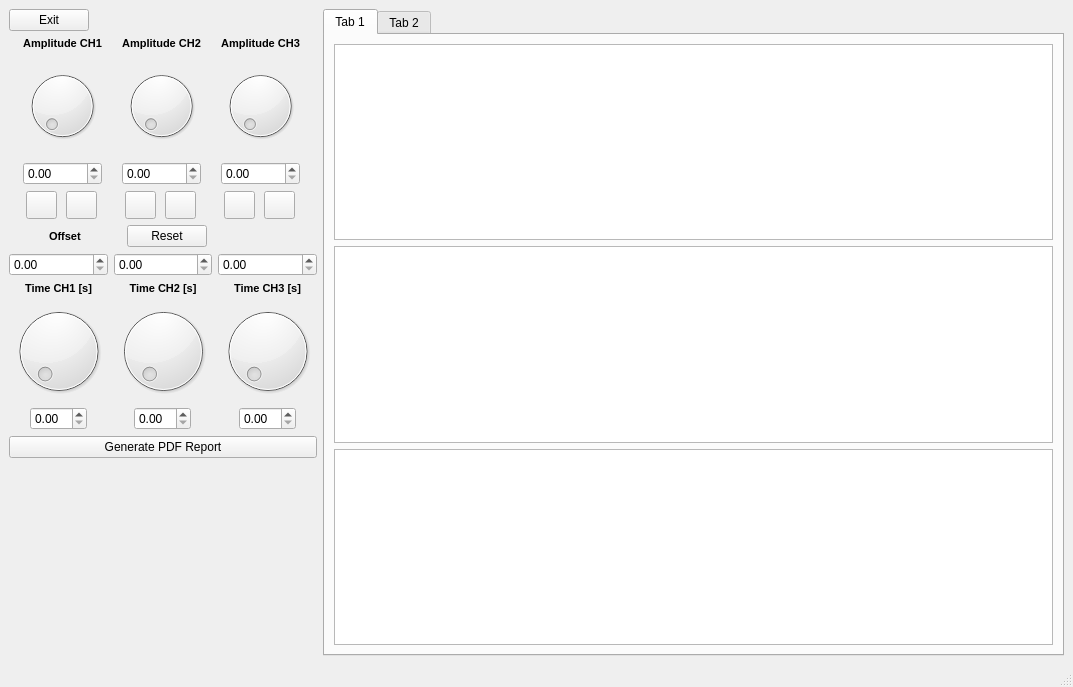
<?xml version="1.0" encoding="UTF-8"?>
<ui version="4.0">
 <class>MainWindow</class>
 <widget class="QMainWindow" name="MainWindow">
  <property name="geometry">
   <rect>
    <x>0</x>
    <y>0</y>
    <width>1073</width>
    <height>687</height>
   </rect>
  </property>
  <property name="windowTitle">
   <string>MainWindow</string>
  </property>
  <widget class="QWidget" name="centralwidget">
   <layout class="QHBoxLayout" name="horizontalLayout_14">
    <item>
     <layout class="QVBoxLayout" name="verticalLayout_18">
      <item>
       <layout class="QVBoxLayout" name="verticalLayout_8">
        <item>
         <layout class="QHBoxLayout" name="horizontalLayout_5">
          <item>
           <widget class="QPushButton" name="pushButton_2">
            <property name="text">
             <string>Exit</string>
            </property>
           </widget>
          </item>
          <item>
           <spacer name="horizontalSpacer_4">
            <property name="orientation">
             <enum>Qt::Horizontal</enum>
            </property>
            <property name="sizeHint" stdset="0">
             <size>
              <width>40</width>
              <height>20</height>
             </size>
            </property>
           </spacer>
          </item>
         </layout>
        </item>
        <item>
         <layout class="QVBoxLayout" name="verticalLayout_7">
          <item>
           <layout class="QHBoxLayout" name="horizontalLayout_2">
            <item>
             <layout class="QVBoxLayout" name="verticalLayout_4">
              <item>
               <widget class="QLabel" name="label">
                <property name="font">
                 <font>
                  <pointsize>8</pointsize>
                  <weight>75</weight>
                  <bold>true</bold>
                 </font>
                </property>
                <property name="text">
                 <string>&lt;html&gt;&lt;head/&gt;&lt;body&gt;&lt;p align=&quot;center&quot;&gt;Amplitude CH1&lt;/p&gt;&lt;/body&gt;&lt;/html&gt;</string>
                </property>
               </widget>
              </item>
              <item>
               <layout class="QVBoxLayout" name="verticalLayout">
                <item>
                 <widget class="QDial" name="dial"/>
                </item>
                <item>
                 <widget class="QDoubleSpinBox" name="doubleSpinBox"/>
                </item>
                <item>
                 <layout class="QHBoxLayout" name="horizontalLayout_11">
                  <item>
                   <widget class="QPushButton" name="pushButton_4">
                    <property name="minimumSize">
                     <size>
                      <width>31</width>
                      <height>28</height>
                     </size>
                    </property>
                    <property name="maximumSize">
                     <size>
                      <width>31</width>
                      <height>28</height>
                     </size>
                    </property>
                    <property name="text">
                     <string/>
                    </property>
                    <property name="icon">
                     <iconset>
                      <normaloff>Images/play.png</normaloff>Images/play.png</iconset>
                    </property>
                   </widget>
                  </item>
                  <item>
                   <widget class="QPushButton" name="pushButton_5">
                    <property name="minimumSize">
                     <size>
                      <width>31</width>
                      <height>28</height>
                     </size>
                    </property>
                    <property name="maximumSize">
                     <size>
                      <width>31</width>
                      <height>28</height>
                     </size>
                    </property>
                    <property name="text">
                     <string/>
                    </property>
                    <property name="icon">
                     <iconset>
                      <normaloff>Images/pause.png</normaloff>Images/pause.png</iconset>
                    </property>
                   </widget>
                  </item>
                 </layout>
                </item>
               </layout>
              </item>
             </layout>
            </item>
            <item>
             <layout class="QVBoxLayout" name="verticalLayout_5">
              <item>
               <widget class="QLabel" name="label_4">
                <property name="font">
                 <font>
                  <pointsize>8</pointsize>
                  <weight>75</weight>
                  <bold>true</bold>
                 </font>
                </property>
                <property name="text">
                 <string>&lt;html&gt;&lt;head/&gt;&lt;body&gt;&lt;p align=&quot;center&quot;&gt;Amplitude CH2&lt;/p&gt;&lt;/body&gt;&lt;/html&gt;</string>
                </property>
               </widget>
              </item>
              <item>
               <layout class="QVBoxLayout" name="verticalLayout_2">
                <item>
                 <widget class="QDial" name="dial_2"/>
                </item>
                <item>
                 <widget class="QDoubleSpinBox" name="doubleSpinBox_2"/>
                </item>
                <item>
                 <layout class="QHBoxLayout" name="horizontalLayout_12">
                  <item>
                   <widget class="QPushButton" name="pushButton_6">
                    <property name="minimumSize">
                     <size>
                      <width>31</width>
                      <height>28</height>
                     </size>
                    </property>
                    <property name="maximumSize">
                     <size>
                      <width>31</width>
                      <height>28</height>
                     </size>
                    </property>
                    <property name="text">
                     <string/>
                    </property>
                    <property name="icon">
                     <iconset>
                      <normaloff>Images/play.png</normaloff>Images/play.png</iconset>
                    </property>
                   </widget>
                  </item>
                  <item>
                   <widget class="QPushButton" name="pushButton_7">
                    <property name="minimumSize">
                     <size>
                      <width>31</width>
                      <height>28</height>
                     </size>
                    </property>
                    <property name="maximumSize">
                     <size>
                      <width>31</width>
                      <height>28</height>
                     </size>
                    </property>
                    <property name="text">
                     <string/>
                    </property>
                    <property name="icon">
                     <iconset>
                      <normaloff>Images/pause.png</normaloff>Images/pause.png</iconset>
                    </property>
                   </widget>
                  </item>
                 </layout>
                </item>
               </layout>
              </item>
             </layout>
            </item>
            <item>
             <layout class="QVBoxLayout" name="verticalLayout_6">
              <item>
               <widget class="QLabel" name="label_5">
                <property name="font">
                 <font>
                  <pointsize>8</pointsize>
                  <weight>75</weight>
                  <bold>true</bold>
                 </font>
                </property>
                <property name="text">
                 <string>&lt;html&gt;&lt;head/&gt;&lt;body&gt;&lt;p align=&quot;center&quot;&gt;Amplitude CH3&lt;/p&gt;&lt;/body&gt;&lt;/html&gt;</string>
                </property>
               </widget>
              </item>
              <item>
               <layout class="QVBoxLayout" name="verticalLayout_3">
                <item>
                 <widget class="QDial" name="dial_3"/>
                </item>
                <item>
                 <widget class="QDoubleSpinBox" name="doubleSpinBox_3"/>
                </item>
                <item>
                 <layout class="QHBoxLayout" name="horizontalLayout_13">
                  <item>
                   <widget class="QPushButton" name="pushButton_8">
                    <property name="minimumSize">
                     <size>
                      <width>31</width>
                      <height>28</height>
                     </size>
                    </property>
                    <property name="maximumSize">
                     <size>
                      <width>31</width>
                      <height>28</height>
                     </size>
                    </property>
                    <property name="text">
                     <string/>
                    </property>
                    <property name="icon">
                     <iconset>
                      <normaloff>Images/play.png</normaloff>Images/play.png</iconset>
                    </property>
                   </widget>
                  </item>
                  <item>
                   <widget class="QPushButton" name="pushButton_9">
                    <property name="minimumSize">
                     <size>
                      <width>31</width>
                      <height>28</height>
                     </size>
                    </property>
                    <property name="maximumSize">
                     <size>
                      <width>31</width>
                      <height>28</height>
                     </size>
                    </property>
                    <property name="text">
                     <string/>
                    </property>
                    <property name="icon">
                     <iconset>
                      <normaloff>Images/pause.png</normaloff>Images/pause.png</iconset>
                    </property>
                   </widget>
                  </item>
                 </layout>
                </item>
               </layout>
              </item>
             </layout>
            </item>
           </layout>
          </item>
          <item>
           <layout class="QHBoxLayout" name="horizontalLayout_4">
            <item>
             <layout class="QHBoxLayout" name="horizontalLayout">
              <item>
               <spacer name="horizontalSpacer">
                <property name="orientation">
                 <enum>Qt::Horizontal</enum>
                </property>
                <property name="sizeHint" stdset="0">
                 <size>
                  <width>40</width>
                  <height>20</height>
                 </size>
                </property>
               </spacer>
              </item>
              <item>
               <widget class="QLabel" name="label_2">
                <property name="font">
                 <font>
                  <pointsize>8</pointsize>
                  <weight>75</weight>
                  <bold>true</bold>
                 </font>
                </property>
                <property name="text">
                 <string>Offset</string>
                </property>
               </widget>
              </item>
              <item>
               <spacer name="horizontalSpacer_2">
                <property name="orientation">
                 <enum>Qt::Horizontal</enum>
                </property>
                <property name="sizeHint" stdset="0">
                 <size>
                  <width>40</width>
                  <height>20</height>
                 </size>
                </property>
               </spacer>
              </item>
             </layout>
            </item>
            <item>
             <widget class="QPushButton" name="pushButton">
              <property name="text">
               <string>Reset</string>
              </property>
             </widget>
            </item>
            <item>
             <spacer name="horizontalSpacer_3">
              <property name="orientation">
               <enum>Qt::Horizontal</enum>
              </property>
              <property name="sizeHint" stdset="0">
               <size>
                <width>40</width>
                <height>20</height>
               </size>
              </property>
             </spacer>
            </item>
           </layout>
          </item>
          <item>
           <layout class="QHBoxLayout" name="horizontalLayout_3">
            <item>
             <widget class="QDoubleSpinBox" name="doubleSpinBox_4"/>
            </item>
            <item>
             <widget class="QDoubleSpinBox" name="doubleSpinBox_5"/>
            </item>
            <item>
             <widget class="QDoubleSpinBox" name="doubleSpinBox_6"/>
            </item>
           </layout>
          </item>
         </layout>
        </item>
       </layout>
      </item>
      <item>
       <layout class="QHBoxLayout" name="horizontalLayout_10">
        <item>
         <layout class="QVBoxLayout" name="verticalLayout_9">
          <item>
           <widget class="QLabel" name="label_6">
            <property name="font">
             <font>
              <pointsize>8</pointsize>
              <weight>75</weight>
              <bold>true</bold>
             </font>
            </property>
            <property name="text">
             <string>&lt;html&gt;&lt;head/&gt;&lt;body&gt;&lt;p align=&quot;center&quot;&gt;Time CH1 [s]&lt;/p&gt;&lt;/body&gt;&lt;/html&gt;</string>
            </property>
           </widget>
          </item>
          <item>
           <layout class="QVBoxLayout" name="verticalLayout_10">
            <item>
             <widget class="QDial" name="dial_4"/>
            </item>
            <item>
             <layout class="QHBoxLayout" name="horizontalLayout_6">
              <item>
               <spacer name="horizontalSpacer_6">
                <property name="orientation">
                 <enum>Qt::Horizontal</enum>
                </property>
                <property name="sizeHint" stdset="0">
                 <size>
                  <width>40</width>
                  <height>20</height>
                 </size>
                </property>
               </spacer>
              </item>
              <item>
               <widget class="QDoubleSpinBox" name="doubleSpinBox_7"/>
              </item>
              <item>
               <spacer name="horizontalSpacer_5">
                <property name="orientation">
                 <enum>Qt::Horizontal</enum>
                </property>
                <property name="sizeHint" stdset="0">
                 <size>
                  <width>40</width>
                  <height>20</height>
                 </size>
                </property>
               </spacer>
              </item>
             </layout>
            </item>
           </layout>
          </item>
         </layout>
        </item>
        <item>
         <layout class="QVBoxLayout" name="verticalLayout_11">
          <item>
           <widget class="QLabel" name="label_7">
            <property name="font">
             <font>
              <pointsize>8</pointsize>
              <weight>75</weight>
              <bold>true</bold>
             </font>
            </property>
            <property name="text">
             <string>&lt;html&gt;&lt;head/&gt;&lt;body&gt;&lt;p align=&quot;center&quot;&gt;Time CH2 [s]&lt;/p&gt;&lt;/body&gt;&lt;/html&gt;</string>
            </property>
           </widget>
          </item>
          <item>
           <layout class="QVBoxLayout" name="verticalLayout_13">
            <item>
             <widget class="QDial" name="dial_5"/>
            </item>
            <item>
             <layout class="QHBoxLayout" name="horizontalLayout_7">
              <item>
               <spacer name="horizontalSpacer_9">
                <property name="orientation">
                 <enum>Qt::Horizontal</enum>
                </property>
                <property name="sizeHint" stdset="0">
                 <size>
                  <width>40</width>
                  <height>20</height>
                 </size>
                </property>
               </spacer>
              </item>
              <item>
               <widget class="QDoubleSpinBox" name="doubleSpinBox_8"/>
              </item>
              <item>
               <spacer name="horizontalSpacer_10">
                <property name="orientation">
                 <enum>Qt::Horizontal</enum>
                </property>
                <property name="sizeHint" stdset="0">
                 <size>
                  <width>40</width>
                  <height>20</height>
                 </size>
                </property>
               </spacer>
              </item>
             </layout>
            </item>
           </layout>
          </item>
         </layout>
        </item>
        <item>
         <layout class="QVBoxLayout" name="verticalLayout_16">
          <item>
           <widget class="QLabel" name="label_9">
            <property name="font">
             <font>
              <pointsize>8</pointsize>
              <weight>75</weight>
              <bold>true</bold>
             </font>
            </property>
            <property name="text">
             <string>&lt;html&gt;&lt;head/&gt;&lt;body&gt;&lt;p align=&quot;center&quot;&gt;Time CH3 [s]&lt;/p&gt;&lt;/body&gt;&lt;/html&gt;</string>
            </property>
           </widget>
          </item>
          <item>
           <layout class="QVBoxLayout" name="verticalLayout_17">
            <item>
             <widget class="QDial" name="dial_7"/>
            </item>
            <item>
             <layout class="QHBoxLayout" name="horizontalLayout_9">
              <item>
               <spacer name="horizontalSpacer_13">
                <property name="orientation">
                 <enum>Qt::Horizontal</enum>
                </property>
                <property name="sizeHint" stdset="0">
                 <size>
                  <width>40</width>
                  <height>20</height>
                 </size>
                </property>
               </spacer>
              </item>
              <item>
               <widget class="QDoubleSpinBox" name="doubleSpinBox_10"/>
              </item>
              <item>
               <spacer name="horizontalSpacer_14">
                <property name="orientation">
                 <enum>Qt::Horizontal</enum>
                </property>
                <property name="sizeHint" stdset="0">
                 <size>
                  <width>40</width>
                  <height>20</height>
                 </size>
                </property>
               </spacer>
              </item>
             </layout>
            </item>
           </layout>
          </item>
         </layout>
        </item>
       </layout>
      </item>
      <item>
       <widget class="QPushButton" name="pushButton_10">
        <property name="text">
         <string>Generate PDF Report</string>
        </property>
       </widget>
      </item>
      <item>
       <spacer name="verticalSpacer">
        <property name="orientation">
         <enum>Qt::Vertical</enum>
        </property>
        <property name="sizeHint" stdset="0">
         <size>
          <width>20</width>
          <height>40</height>
         </size>
        </property>
       </spacer>
      </item>
     </layout>
    </item>
    <item>
     <widget class="QTabWidget" name="tabWidget">
      <property name="minimumSize">
       <size>
        <width>741</width>
        <height>501</height>
       </size>
      </property>
      <property name="currentIndex">
       <number>0</number>
      </property>
      <widget class="QWidget" name="GraphsTab">
       <attribute name="title">
        <string>Tab 1</string>
       </attribute>
       <layout class="QVBoxLayout" name="verticalLayout_19">
        <item>
         <layout class="QVBoxLayout" name="verticalLayout_12">
          <item>
           <widget class="PlotWidget" name="graphicsView"/>
          </item>
          <item>
           <widget class="PlotWidget" name="graphicsView_2"/>
          </item>
          <item>
           <widget class="PlotWidget" name="graphicsView_3"/>
          </item>
         </layout>
        </item>
       </layout>
      </widget>
      <widget class="QWidget" name="SpectrogramTab">
       <attribute name="title">
        <string>Tab 2</string>
       </attribute>
       <layout class="QVBoxLayout" name="verticalLayout_20">
        <item>
         <widget class="PlotWidget" name="graphicsView_4"/>
        </item>
        <item>
         <widget class="PlotWidget" name="graphicsView_6"/>
        </item>
        <item>
         <widget class="PlotWidget" name="graphicsView_5"/>
        </item>
       </layout>
      </widget>
     </widget>
    </item>
   </layout>
  </widget>
  <widget class="QMenuBar" name="menubar">
   <property name="geometry">
    <rect>
     <x>0</x>
     <y>0</y>
     <width>1073</width>
     <height>26</height>
    </rect>
   </property>
  </widget>
  <widget class="QStatusBar" name="statusbar"/>
 </widget>
 <customwidgets>
  <customwidget>
   <class>PlotWidget</class>
   <extends>QGraphicsView</extends>
   <header>pyqtgraph</header>
   <container>1</container>
  </customwidget>
 </customwidgets>
 <resources/>
 <connections/>
</ui>
